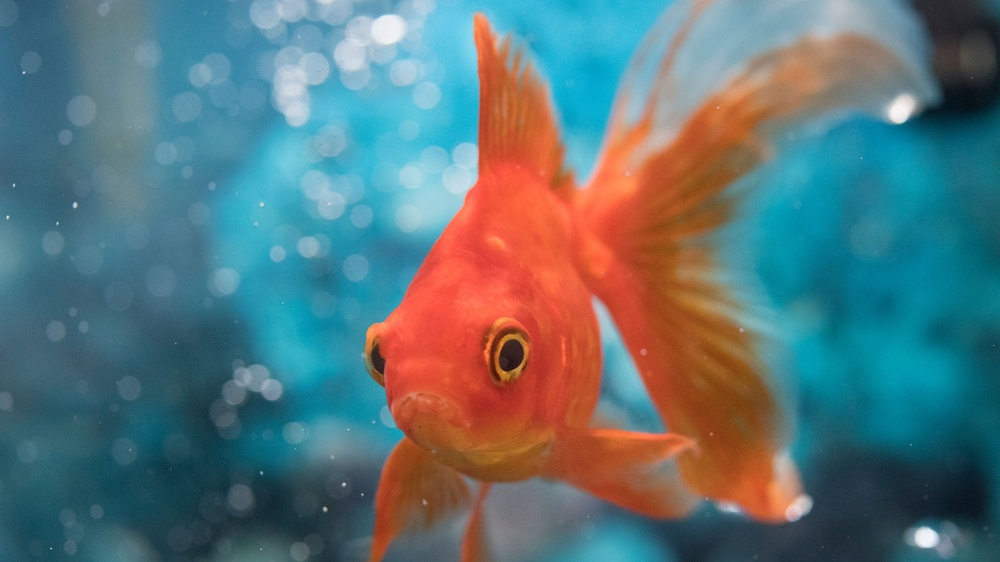
#> input picture images/goldfish.jpg, 1000 x 562 px, shrunk from 3600 x 2025 before the run
$ jupyter execute Wroksheet2.ipynb
#> lines starting #> are read from the running program, lines starting #| are printed output that depends on the picture
[cell 1]
import numpy as np
import matplotlib.pyplot as plt
from PIL import Image
import cv2

[cell 2]
imBGR = cv2.imread('images/goldfish.jpg')
#> imBGR is the input picture: shape (562, 1000, 3); mean B, G, R 120.7, 116.4, 92.6

imRGB = cv2.cvtColor(imBGR, cv2.COLOR_BGR2RGB)

redimRGB = imRGB.copy()
redimRGB[:, :, 1] = 0  # Set the green channel to zero
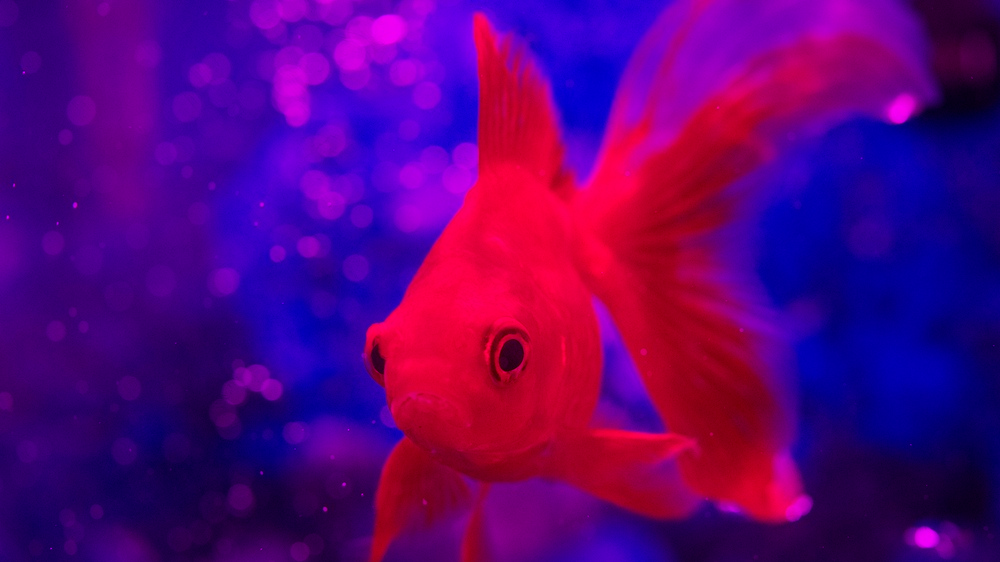
#> redimRGB: shape (562, 1000, 3); mean R, G, B 92.6, 0, 120.7
redimRGB[:, :, 2] = 0  # Set the blue channel to zero
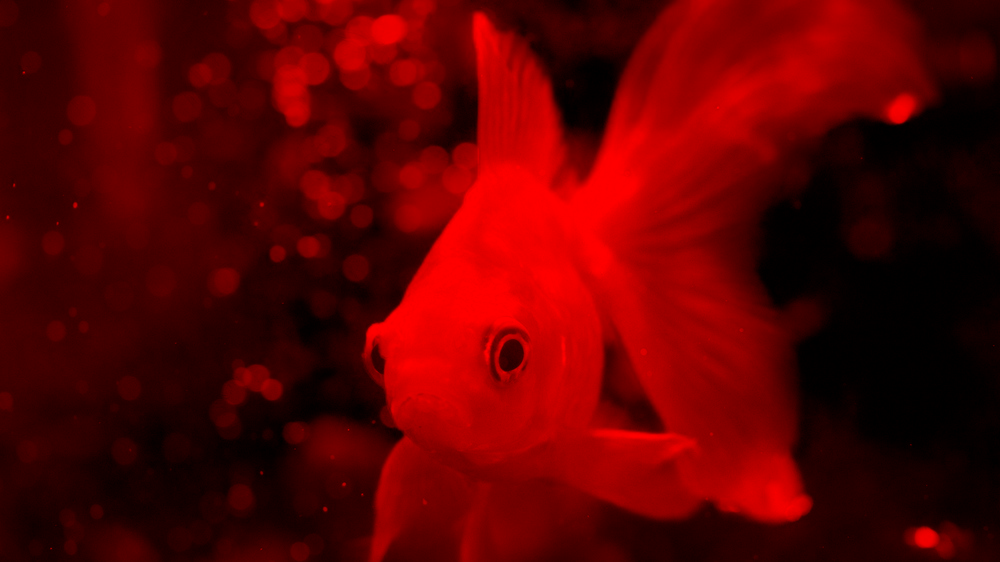
#> redimRGB: shape (562, 1000, 3); mean R, G, B 92.6, 0, 0
plt.imshow(redimRGB)
plt.show()

greenimRGB = imRGB.copy()
greenimRGB[:, :, 0] = 0  # Set the Red channel to zero
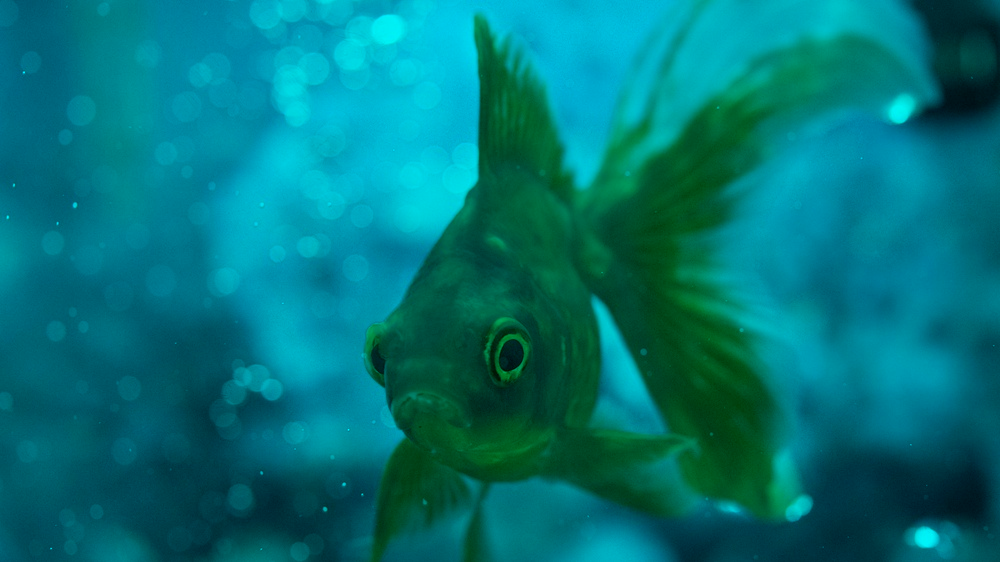
#> greenimRGB: shape (562, 1000, 3); mean R, G, B 0, 116.4, 120.7
greenimRGB[:, :, 2] = 0  # Set the blue channel to zero
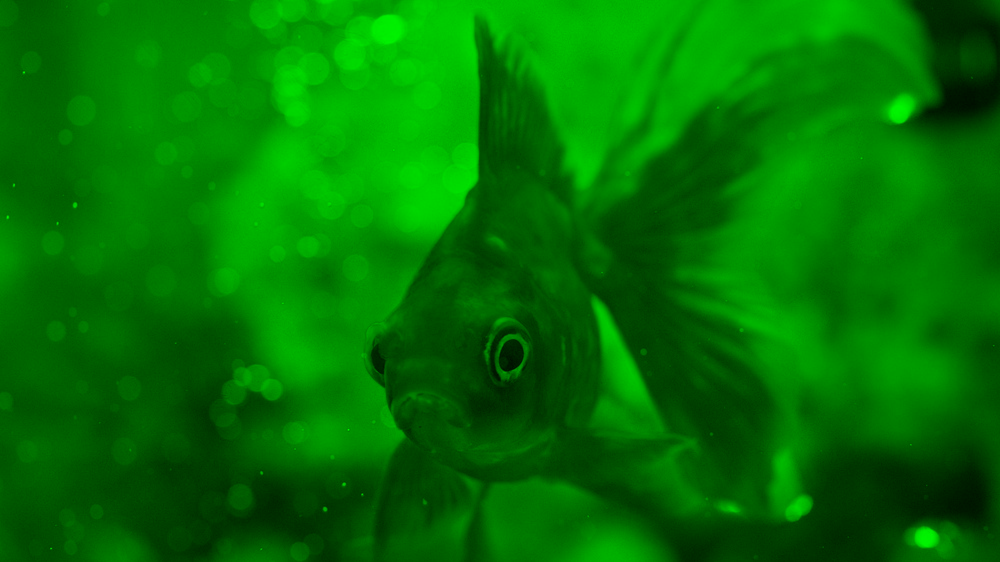
#> greenimRGB: shape (562, 1000, 3); mean R, G, B 0, 116.4, 0
plt.imshow(greenimRGB)
plt.show()

blueImRGB = imRGB.copy()
blueImRGB[:, :, 1] = 0  # Set the green channel to zero
blueImRGB[:, :, 0] = 0  # Set the red channel to zero
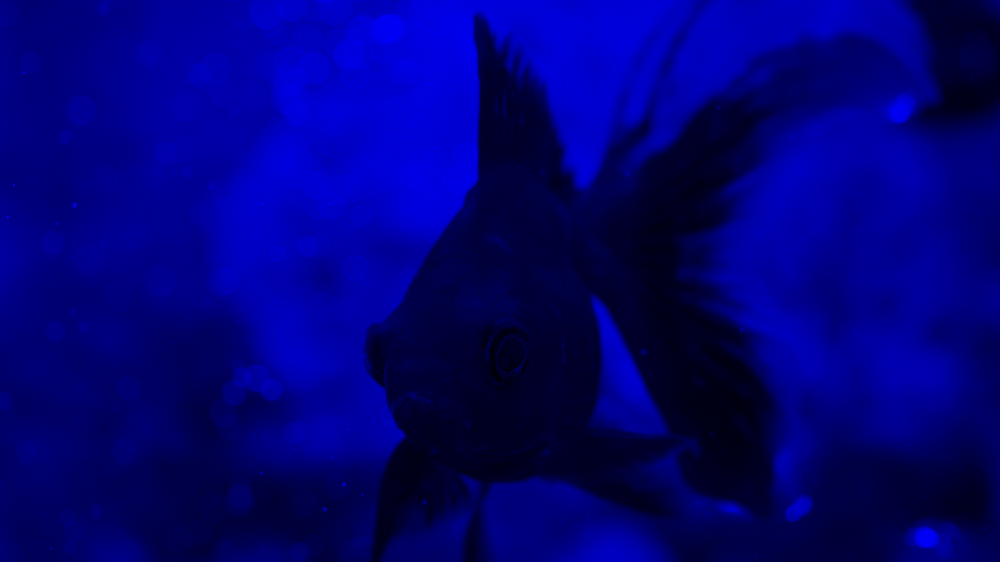
#> blueImRGB: shape (562, 1000, 3); mean R, G, B 0, 0, 120.7
plt.imshow(blueImRGB)
plt.show()

[cell 3]
imBGR = cv2.imread('images/goldfish.jpg')

imRGB = cv2.cvtColor(imBGR, cv2.COLOR_BGR2RGB)

addedRGB = np.clip(imRGB.astype(int) + 5, 0, 255).astype('uint8')
plt.imshow(addedRGB)
plt.show()

[cell 4]
imBGR = cv2.imread('images/goldfish.jpg')

imRGB = cv2.cvtColor(imBGR, cv2.COLOR_BGR2RGB)

plt.imshow(imRGB[20:-20, 20:-20])
plt.show()
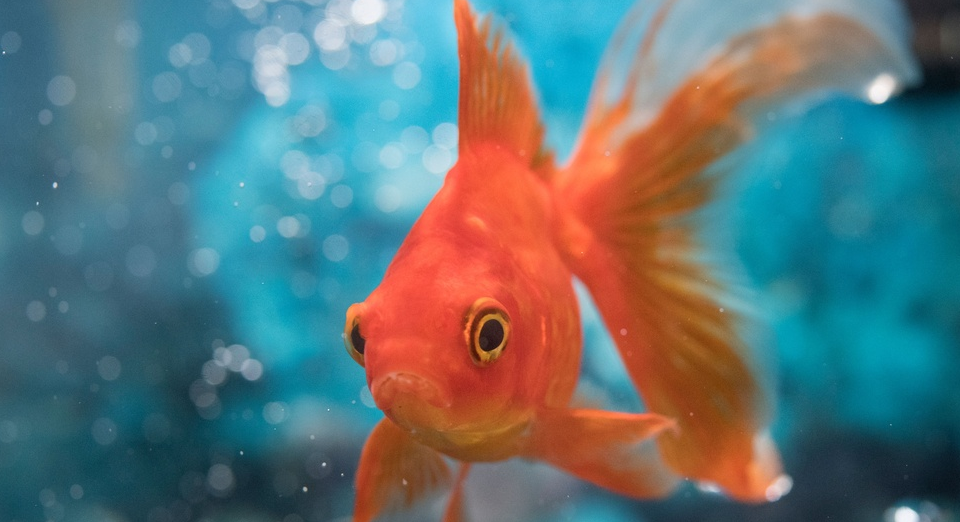
#> shown: shape (522, 960, 3); mean R, G, B 96, 117.1, 120.2

[cell 5]
imBGR = cv2.imread('images/goldfish.jpg')

imRGB = cv2.cvtColor(imBGR, cv2.COLOR_BGR2RGB)

imRGBFlipped = imRGB[::-1, ::-1, :]
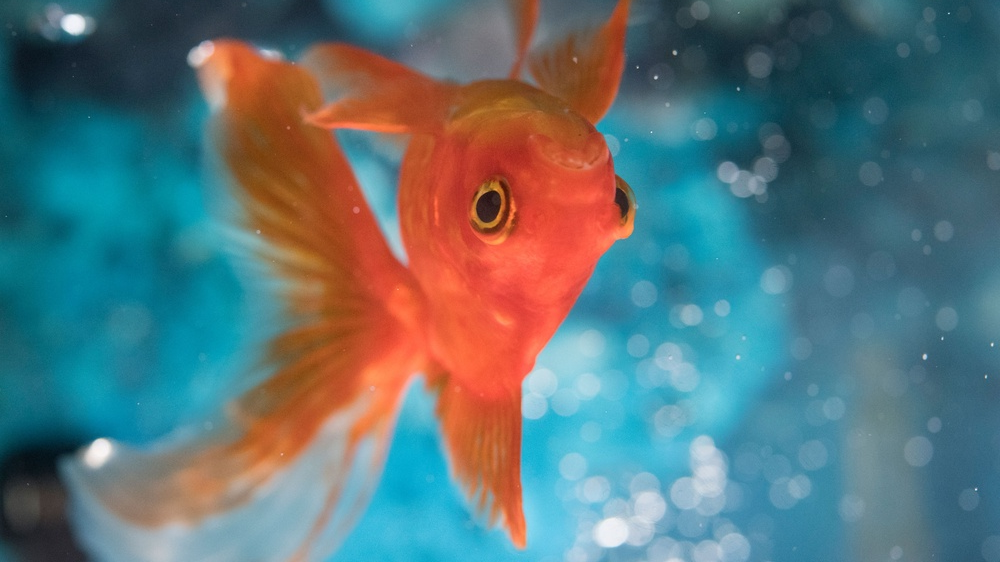
#> imRGBFlipped: shape (562, 1000, 3); mean R, G, B 92.6, 116.4, 120.7
plt.imshow(imRGBFlipped)
plt.show()

$ run again, with images/bird2.jpg copied over images/goldfish.jpg
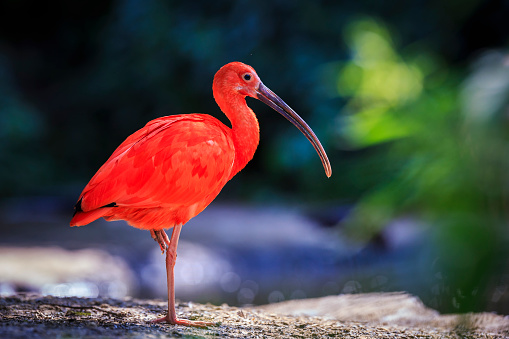
#> input picture images/bird2.jpg, 509 x 339 px
#> imBGR is the input picture: shape (339, 509, 3); mean B, G, R 69.6, 71.4, 75.7
#> `plt.show()`:
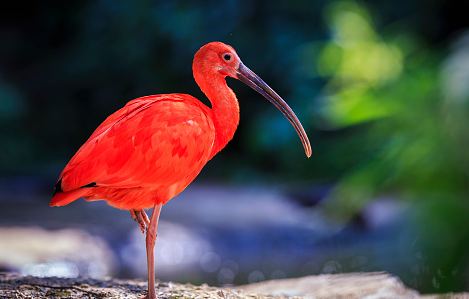
#> shown: shape (299, 469, 3); mean R, G, B 79.4, 72.7, 70.2
#> `imRGBFlipped = imRGB[::-1, ::-1, :]`:
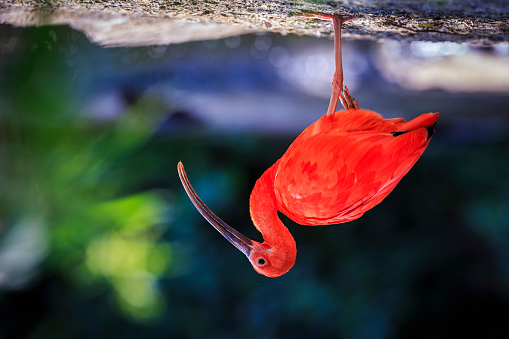
#> imRGBFlipped: shape (339, 509, 3); mean R, G, B 75.7, 71.4, 69.6
